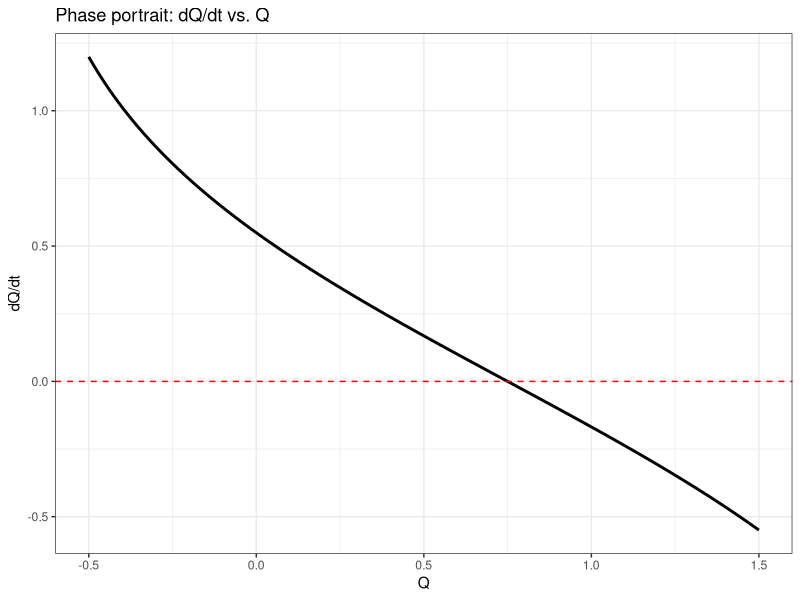
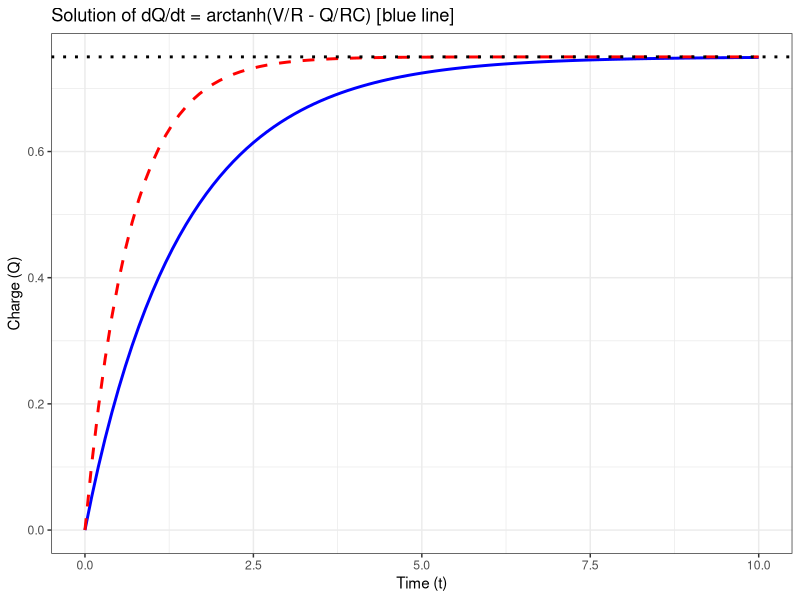
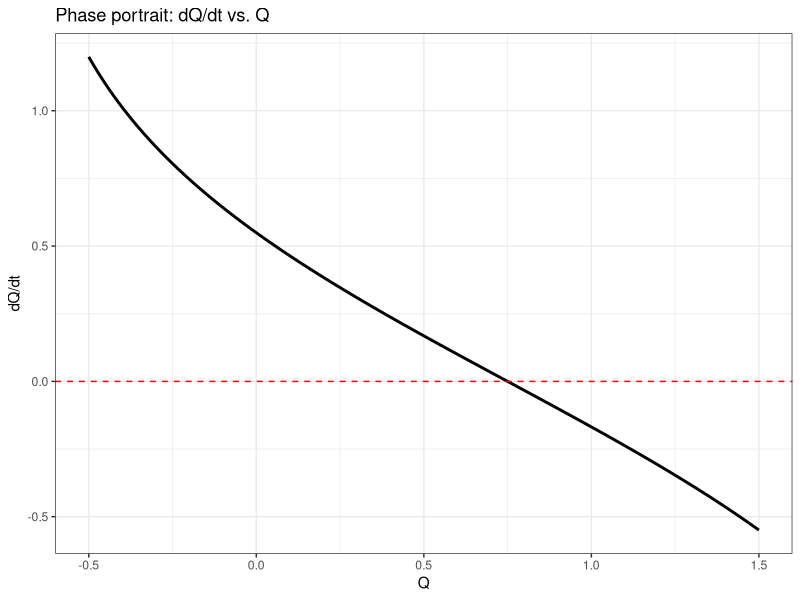
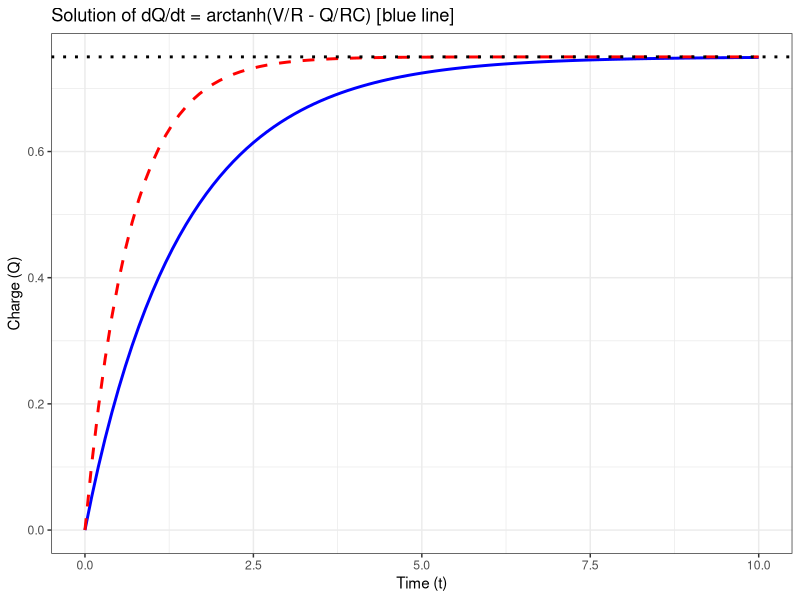

Generate these figures, in order, with R:
# Load necessary libraries
library(deSolve)
library(ggplot2)

# Define parameters
R <- 1      # Resistance in ohms
C <- 1.5      # Capacitance in farads
V <- .5      # Battery voltage
t_max <- 10 # Time duration


#---- Step 1: Plot the x_dot vs x

# Define the function dx/dt = exp(x) - 10*cos(x)
dQ_dt <- function(Q, V, R, C) {
  return( atanh(V / R - Q / (R * C)))
}

# Generate x values
Q_values <- seq(-.5, 1.5, length.out = 300)  # Adjust range as needed
dQ_values <- dQ_dt(Q_values, V, R, C)

# Create a dataframe
data <- data.frame(Q = Q_values, dQ_dt = dQ_values)


# Plot dQ/dt vs. Q
ggplot(data, aes(x = Q, y = dQ_dt)) +
  geom_line(size = 1) +
  geom_hline(yintercept = 0, linetype = "dashed", color = "red") +  # Equilibrium points
  labs(x="Q", y = "dQ/dt", color = NULL) +
  ggtitle("Phase portrait: dQ/dt vs. Q") +
  theme_bw()

# Save plot dx/dt vs. x
png("Figures_videos/Assignment_sheet_2/Example_6_nonlinear_resistor.png",
    width = 500*4, # The width of the plot in inches
    height = 520*4, res=300)

ggplot(data, aes(x = Q, y = dQ_dt)) +
  geom_line(size = 1) +
  geom_hline(yintercept = 0, linetype = "dashed", color = "red") +  # Equilibrium points
  labs(x="Q", y = "dQ/dt", color = NULL) +
  ggtitle("Phase portrait: dQ/dt vs. Q") +
  theme_bw()

dev.off()




# Define the differential equation dQ/dt = arctanh(V/R - Q/RC)
dQ_dt <- function(t, Q, params) {
  dQdt <- atanh(V / R - Q / (R * C))  # Compute derivative
  list(dQdt)
}

# Initial condition (capacitor starts with no charge)
Q0 <- 0

# Time sequence
times <- seq(0, t_max, by = 0.1)

# Solve ODE
solution <- ode(y = Q0, times = times, func = dQ_dt, parms = NULL)

# Convert solution to dataframe
solution_df <- as.data.frame(solution)
colnames(solution_df) <- c("time", "Q")


# Linear solution:

linear_solution_df <- solution_df
linear_solution_df$Q <- V*C*(1-exp(-R*C*linear_solution_df$time))

# Plot the solution Q(t)
ggplot(solution_df, aes(x = time, y = Q)) +
  geom_line(color = "blue", size = 1) +
  geom_line(data = linear_solution_df, aes(x = time, y = Q), color = "red", linetype = "dashed", size = 1) + # Add linear solution
  geom_hline(yintercept = V*C, color = "black", linetype = "dotted", size = 1) + # Add stationary value
  xlab("Time (t)") +
  ylab("Charge (Q)") +
  ggtitle("Solution of dQ/dt = arctanh(V/R - Q/RC) [blue line]") +
  theme_bw()

# Save plot dx/dt vs. x
png("Figures_videos/Assignment_sheet_2/Example_6_charge_nonlinear_resistor.png",
    width = 500*4, # The width of the plot in inches
    height = 520*4, res=300)

ggplot(solution_df, aes(x = time, y = Q)) +
  geom_line(color = "blue", size = 1) +
  geom_line(data = linear_solution_df, aes(x = time, y = Q), color = "red", linetype = "dashed", size = 1) + # Add linear solution
  geom_hline(yintercept = V*C, color = "black", linetype = "dotted", size = 1) + # Add stationary value
  xlab("Time (t)") +
  ylab("Charge (Q)") +
  ggtitle("Solution of dQ/dt = arctanh(V/R - Q/RC) [blue line]") +
  theme_bw()

dev.off()
